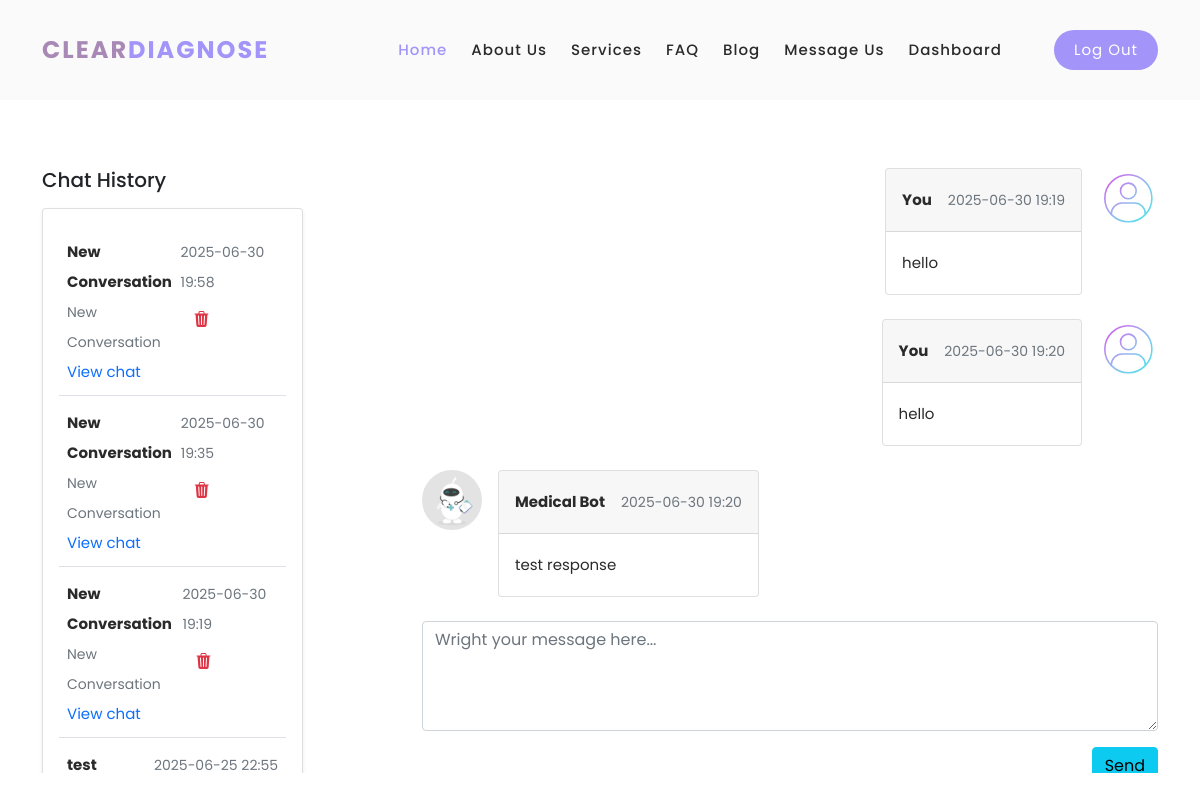
/chat/2 (signed in), run on the app's committed database.
### models.py (models this page shows, shortened)
class Conversation(db.Model):
    id = db.Column(db.Integer, primary_key=True)
    user_id = db.Column(db.Integer, db.ForeignKey('users.id'), nullable=False)
    role = db.Column(db.String(50), default='User')  # 'User' or 'Doctor'
    subject = db.Column(db.String(255), nullable=False)
    messages = db.relationship('Message', backref='conversation',cascade="all, delete-orphan", lazy=True, order_by="Message.timestamp")
    timestamp = db.Column(db.DateTime, default=datetime.utcnow)
    user = db.relationship('User', backref='conversations')

class Message(db.Model):
    id = db.Column(db.Integer, primary_key=True)
    conversation_id = db.Column(db.Integer, db.ForeignKey('conversation.id'), nullable=False)
    sender_id = db.Column(db.Integer, db.ForeignKey('users.id'), nullable=False)
    role = db.Column(db.String(50), default='User')  # 'User' or 'Doctor' or 'Assistant'
    content = db.Column(db.Text, nullable=False)
    timestamp = db.Column(db.DateTime, default=datetime.utcnow)
    sender = db.relationship('User')

### app.py (the view, shortened to what this page needs)
@app.route('/chat/<int:conversation_id>', methods=['GET', 'POST'])
@login_required
def chat(conversation_id):
    conversations = Conversation.query.filter_by(user_id=current_user.id).order_by(Conversation.timestamp.desc()).all()
    if conversation_id == 0:
        return render_template('chat.html', conversations=conversations, new_chat=True)
    convo = Conversation.query.filter_by(id=conversation_id, user_id=current_user.id).first_or_404()
    return render_template('chat.html', conversations=conversations, conversation=convo, new_chat=False)

### app.py (called while the page is built)
@login_manager.user_loader
def load_user(user_id):
    return UserLogin.query.get(int(user_id))

@app.before_request
def create_tables():
    db.create_all()

### templates/chat.html (shortened to what this page needs)
{%extends "base.html" %}
{% block content %}
<section>
  <div class="container py-5">
    <div class="row">
      <div class="col-md-5 col-lg-4 col-xl-3 mb-4 mb-md-0 overflow-auto" style='height: 65vh;' id="chat-history">
        <h5 class="font-weight-bold mb-3 text-center text-lg-start">Chat History</h5>
        <div class="card shadow-sm">
          <div class="card-body">
          {% if conversations %}
            <ul class="list-unstyled mb-0">
            {% for conversation in conversations %}
              <li class="p-2 border-bottom">
                <a href="#!" class="d-flex justify-content-between">
                  <div class="d-flex flex-row">
                    <div class="pt-1">
                      <p class="fw-bold mb-0">{{ conversation.subject }}</p>
                      <p class="small text-muted">{{ conversation.subject[:120] }}{% if conversation.subject|length > 120 %}...{% endif %}</p>
                    </div>
                  </div>
                  <div class="pt-1">
                    <p class="small text-muted mb-1">{{ conversation.timestamp.strftime('%Y-%m-%d %H:%M') }}</p>
                    <form method="POST"
                          action="{{ url_for('delete_conversation', conversation_id=conversation.id) }}"
                          class="delete-form">
                      <button type="button" class="btn btn-link text-danger trigger-delete">
                        <i class="bi bi-trash3-fill"></i>
                      </button>
                    </form>
                  </div>
                </a>
                      <p>
                        <a href="{{ url_for('chat', conversation_id=conversation.id) }}">
                        View chat
                        </a>
                      </p>
              </li>
              {% endfor %}
            </ul>
          {% else %}
            <p class="text-muted">No conversation history yet.</p>
          {% endif %}
          </div>
        </div>
      </div>
      <div class="col-md-1 col-lg-1 col-xl-1 overflow-auto"  style='height: 65vh;' id="chat-box"></div>
      <div class="col-md-6 col-lg-7 col-xl-8 overflow-auto"  style='height: 65vh;' id="chat-box">
        <ul class="list-unstyled">
          {% if conversation %}
            {% for msg in conversation.messages %}
              {% if msg.sender_id == current_user.id %}
                <li class="d-flex flex-row-reverse mb-4">
                  <img src="{{ url_for('static', filename='images/avatar.svg') }}" alt="avatar"
                      class="rounded-circle d-flex align-self-start ms-3 shadow-1-strong" style="width:60px">
                  <div class="card">
                    <div class="card-header d-flex justify-content-between p-3">
                      <p class="fw-bold mb-0">You</p>
                      <p class="text-muted small mb-0 ms-3"> {{ msg.timestamp.strftime('%Y-%m-%d %H:%M') }}</p>
                    </div>
                    <div class="card-body">
                      <p class="mb-0">
                        {{ msg.content }}
                      </p>
                    </div>
                  </div>
                </li>
              {% else %}
                <li class="d-flex mb-4">
                  <img src="{{ url_for('static', filename='images/mbotavatar.webp') }}" alt="avatar"
                    class="rounded-circle d-flex align-self-start me-3 shadow-1-strong" style="max-width:60px">
                  <div class="card">
                    <div class="card-header d-flex justify-content-between p-3">
                      <p class="fw-bold mb-0">
                            Medical Bot
                      </p>
                      <p class="text-muted small mb-0 ms-3"> {{ msg.timestamp.strftime('%Y-%m-%d %H:%M') }}</p>
                    </div>
                    <div class="card-body">
                      <p class="mb-0">
                        {{ msg.content }}
                      </p>
                    </div>
                </div>
                </li>
              {% endif %}
            {% endfor %}
            <form id="chat-form" method="POST">
              <li class="bg-white mb-3">
                <div data-mdb-input-init class="form-outline">
                  <textarea required autofocus class="form-control bg-body-tertiary" placeholder="Wright your message here..." name="message" id="textAreaExample2" rows="4"></textarea>
                </div>
              </li>
              <button  type="submit" data-mdb-button-init data-mdb-ripple-init class="btn btn-info btn-rounded float-end">Send</button>
          </form>
          {% endif %}
        </ul>
      </div>
    </div>
  </div>
</section>
{% endblock %}

### static/css/templatemo-space-dynamic.css (style rules this page uses)
html, body, div, span, applet, object, iframe, h1, h2, h3, h4, h5, h6, p, blockquote, div pre, a, abbr, acronym, address, big, cite, code, del, dfn, em, font, img, ins, kbd, q, s, samp, small, strike, strong, sub, sup, tt, var, b, u, i, center, dl, dt, dd, ol, ul, li, figure, header, nav, section, article, aside, footer, figcaption { margin: 0; padding: 0; border: 0; outline: 0; }
ul, li { padding: 0; margin: 0; list-style: none; }
header, nav, section, article, aside, footer, hgroup { display: block; }
* { box-sizing: border-box; }
html, body { font-family: 'Poppins', sans-serif; font-weight: 400; background-color: #fff; -ms-text-size-adjust: 100%; -webkit-font-smoothing: antialiased; -moz-osx-font-smoothing: grayscale; }
a { text-decoration: none !important; }
h1, h2, h3, h4, h5, h6 { margin-top: 0px; margin-bottom: 0px; }
ul { margin-bottom: 0px; }
p { font-size: 15px; line-height: 30px; color: #2a2a2a; }
img { width: 100%; overflow: hidden; }
html, body { background: #fff; font-family: 'Poppins', sans-serif; }

### data on the page
Conversation: subject "New Conversation", timestamp "2025-06-30 19:58"
Conversation: subject "New Conversation", timestamp "2025-06-30 19:35"
Conversation: subject "New Conversation", timestamp "2025-06-30 19:19"
Conversation: subject "test", timestamp "2025-06-25 22:55"
Message: timestamp "2025-06-30 19:19", content "hello"
Message: timestamp "2025-06-30 19:20", content "hello"
Message: timestamp "2025-06-30 19:20", content "test response"
